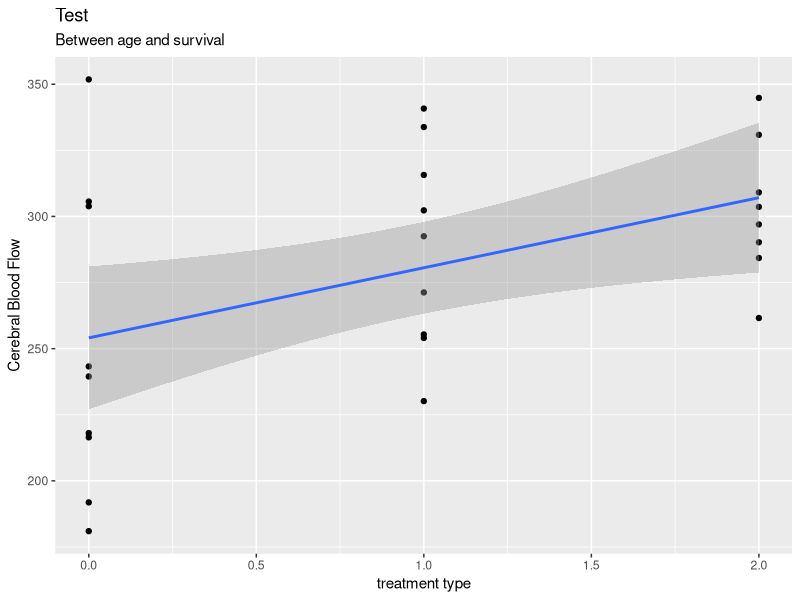
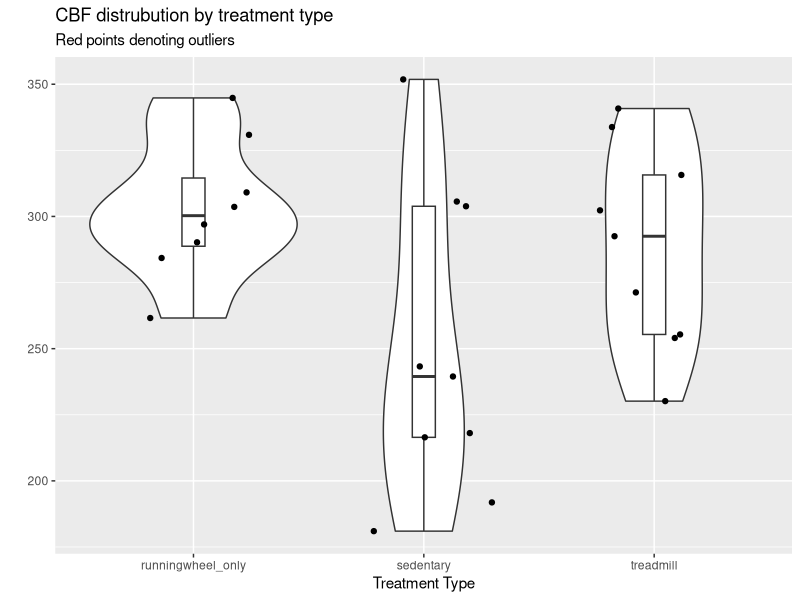
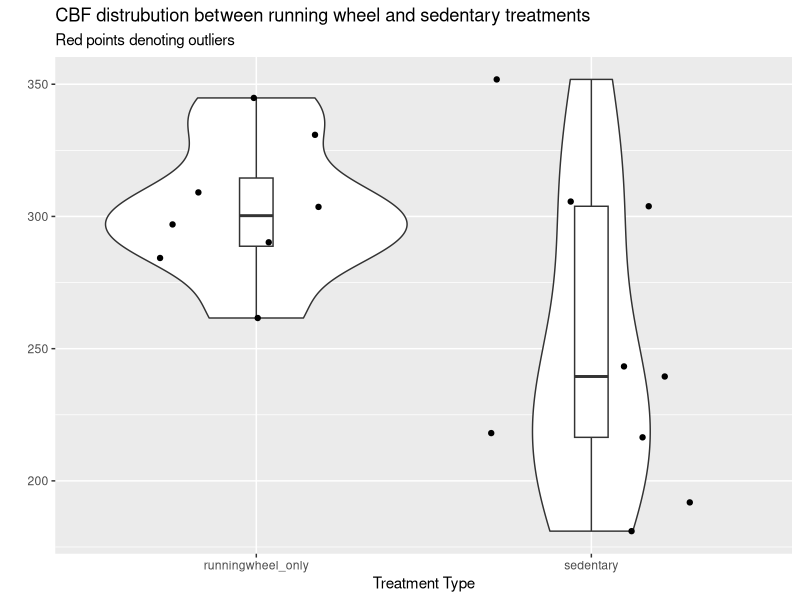
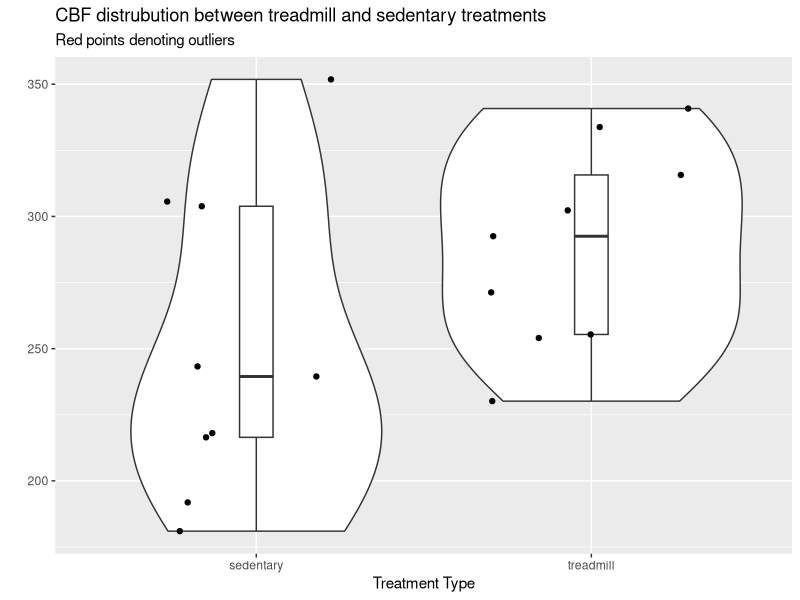

The R source for these figures, in order:
## ---- chunk 1
library(tidyverse)
cbf <- read.csv("CBF_ZijianDong_03.csv")

cbf <- cbf %>% 
    filter(! is.na(treatment)) 
# view(cbf)

cbf1 <- cbf %>% 
  filter(Treatment == "runningwheel_only" | Treatment == "sedentary")
cbf2 <- cbf %>% 
   filter(Treatment == "treadmill" | Treatment == "sedentary")
## ---- chunk 2
m_cbf_exercise <- lm(CBF ~ treatment, data = cbf)

ggplot(data = cbf, aes(x = treatment, y = CBF)) +
  geom_point() +
  geom_smooth(method = "lm") +
  labs(title = "Test",
       subtitle = "Between age and survival",
       x = "treatment type",
       y = "Cerebral Blood Flow")

ggplot(data = cbf, aes(factor(Treatment), CBF)) +
  geom_violin() +
  geom_boxplot(width = 0.1, outlier.color = "red") +
  geom_jitter(height = 0, width = 0.3) +
  labs(x = "Treatment Type",
   	y = "",
   	title = "CBF distrubution by treatment type",
   	subtitle = "Red points denoting outliers")
 
res.aov <- aov(CBF ~ Treatment, data = cbf)
summary(res.aov)
## ---- chunk 3
ggplot(data = cbf1, aes(factor(Treatment), CBF)) +
  geom_violin() +
  geom_boxplot(width = 0.1, outlier.color = "red") +
  geom_jitter(height = 0, width = 0.3) +
  labs(x = "Treatment Type",
   	y = "",
   	title = "CBF distrubution between running wheel and sedentary treatments",
   	subtitle = "Red points denoting outliers")
 
res.aov <- aov(CBF ~ Treatment, data = cbf1)
summary(res.aov)
## ---- chunk 4
ggplot(data = cbf2, aes(factor(Treatment), CBF)) +
  geom_violin() +
  geom_boxplot(width = 0.1, outlier.color = "red") +
  geom_jitter(height = 0, width = 0.3) +
  labs(x = "Treatment Type",
   	y = "",
   	title = "CBF distrubution between treadmill and sedentary treatments",
   	subtitle = "Red points denoting outliers")
 
res.aov <- aov(CBF ~ Treatment, data = cbf2)
summary(res.aov)
